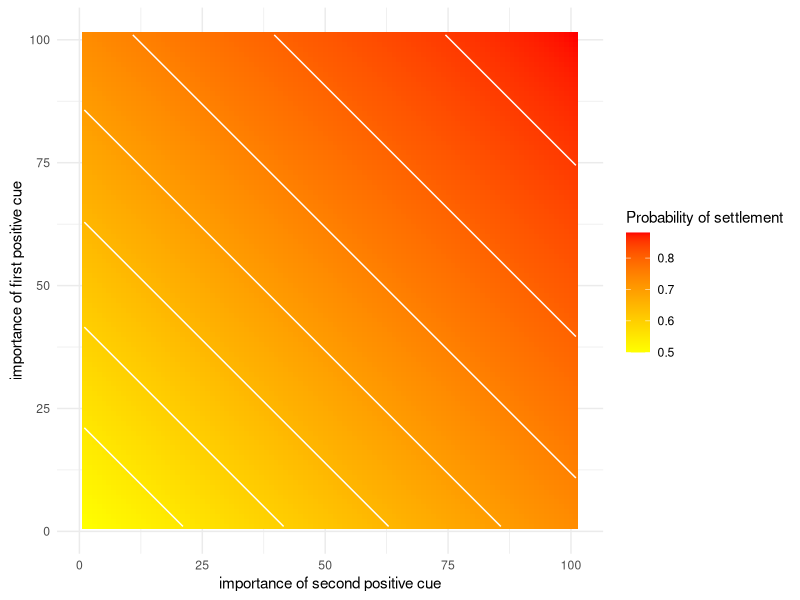

Reproduce this figure in R.
library(ggplot2)

# Define a vector with all possible values of the positive cue (from 0 to 1)
A=seq(from = 0, to = 1, by = 0.01)
# Define a function (linear, exponential, etc.) for the positive cue
func1 <- function(x) {
  x
}
A=sapply(A, func1)
# Define a correction factor for the positive cue
k1=1

# Define a vector with all possible values of the positive cue (from 0 to -1)
B=seq(from = 0, to = 1, by = 0.01)
# Define a function (linear, exponential, etc.) for the negative cue
func2 <- function(x) {
  x
}
B=sapply(B, func2)
summary(B)
# Define a correction factor for the positive cue
k2=1

# Generate a matrix with all possible combinations of positive and negative cue values
L = matrix(nrow = length(A), ncol = length(B))

# Run the model
for (i in 1:length(A)) {
  for (j in 1:length(B)) {
    #L[i,j] = 1 / (1 + exp(-(A[i]*k1 - B[j]*k2))) # first cue positive, second cue negative
    L[i,j] = 1 / (1 + exp(-(A[i]*k1 + B[j]*k2))) # both cues positive
  }
}

# Change the format of the result matrix for printing
df <- reshape2::melt(L)

# Print the model result
ggplot(df, aes(x = Var2, y = Var1, fill = value)) +
  geom_tile() +
  scale_fill_gradient(low = "yellow", high = "red") +
  labs(x = "importance of second positive cue", y = "importance of first positive cue", fill="Probability of settlement") +
  coord_fixed() +
  geom_contour(aes(z=value), colour = "white") +
  theme_minimal()
